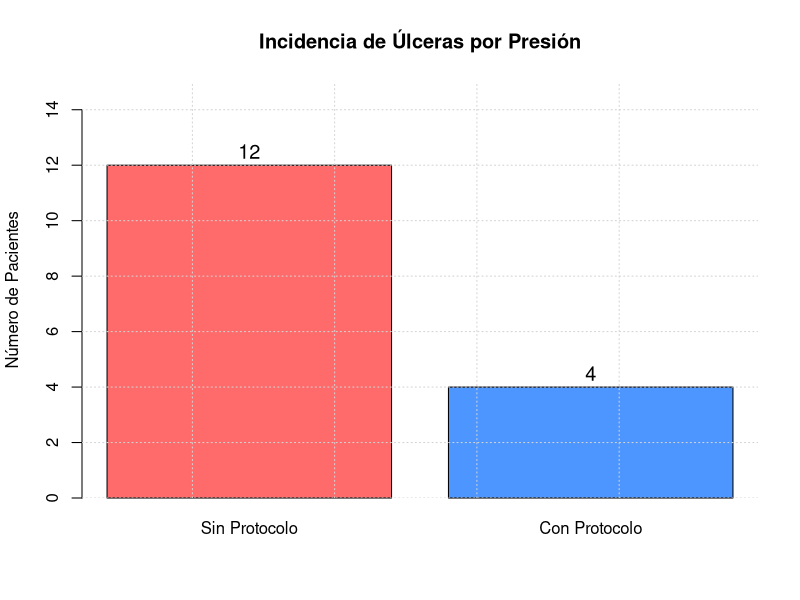

This chart was generated by the following R code:
# ==========================================================
# ANÁLISIS SOBRE LA PRUEBA DE HIPÓTESIS DE INVESTIGACIÓN
# Efectividad de un protocolo de enfermería en la prevención
# de úlceras por presión
# ==========================================================

# ==============================
# 1. DATOS
# ==============================

datos <- matrix(c(12, 38,
                  4, 46),
                nrow = 2,
                byrow = TRUE)

rownames(datos) <- c("Sin Protocolo", "Con Protocolo")
colnames(datos) <- c("Presentó Úlcera", "No Presentó Úlcera")

total_pacientes <- sum(datos)

# ==============================
# 2. PRUEBAS ESTADÍSTICAS
# ==============================

resultado_chi <- chisq.test(datos, correct = FALSE)
resultado_fisher <- fisher.test(datos)

# ==============================
# 3. MEDIDAS DE RIESGO
# ==============================

riesgo_sin <- 12 / 50
riesgo_con <- 4 / 50
riesgo_relativo <- riesgo_con / riesgo_sin
reduccion_riesgo <- (1 - riesgo_relativo) * 100

# ==============================
# 4. DECISIÓN
# ==============================

if(resultado_chi$p.value < 0.05){
  decision <- "Se rechaza la Hipótesis Nula (H₀) y se acepta la Hipótesis Alternativa (H₁), ya que existe una relación significativa entre la aplicación del protocolo y la reducción de úlceras por presión."
} else {
  decision <- "No se rechaza la Hipótesis Nula (H₀)."
}

# ==============================
# 5. GRÁFICA
# ==============================

png("grafico_ulceras.png", width=900, height=650)

barplot(datos[,1],
        names.arg = c("Sin Protocolo", "Con Protocolo"),
        main = "Incidencia de Úlceras por Presión",
        ylab = "Número de Pacientes",
        col = c("#FF6B6B", "#4D96FF"),
        ylim = c(0,15))

text(c(0.7,1.9),
     datos[,1] + 0.5,
     labels = datos[,1],
     cex = 1.2)

grid()

dev.off()

# ==============================
# 6. HTML
# ==============================

html <- paste0('
<!DOCTYPE html>
<html>
<head>
<title>Prueba de Hipótesis</title>
<style>
body { font-family: Arial; margin: 70px; line-height: 1.8; }
h1, h2 { text-align: center; }
h3 { color: #1B3C73; margin-top: 30px; }
table { border-collapse: collapse; width: 80%; margin: auto; }
th, td { border: 1px solid black; padding: 8px; text-align: center; }
th { background-color: #EAEAEA; }
p { text-align: justify; }
img { display: block; margin: auto; }
.center { text-align: center; }
</style>
</head>
<body>

<h1>ANÁLISIS SOBRE LA PRUEBA DE HIPÓTESIS DE INVESTIGACIÓN</h1>
<h2>Efectividad de un protocolo de enfermería en la prevención de úlceras por presión</h2>

<p class="center"><b>Estudiantes:</b></p>
<p class="center">Huayta Quispe Nadia</p>
<p class="center">Huaraca Santos Ashlyn</p>
<p class="center">Sanchez Campos Luis Danilo</p>

<hr>

<h3>1. Introducción</h3>

<p>Las úlceras por presión son lesiones frecuentes en pacientes hospitalizados con movilidad reducida. Su aparición puede generar complicaciones, infecciones y prolongación de la estancia hospitalaria. Por ello, el personal de enfermería implementa protocolos preventivos, como los cambios posturales, con el fin de reducir su incidencia.</p>

<h3>2. Hipótesis</h3>

<p><b>Hipótesis Nula (H₀):</b> No existe relación significativa entre la aplicación del protocolo y la aparición de úlceras por presión.</p>

<p><b>Hipótesis Alternativa (H₁):</b> Existe relación significativa entre la aplicación del protocolo y la aparición de úlceras por presión.</p>

<h3>3. Cuadro de Resultados</h3>

<table>
<tr>
<th>Grupo</th>
<th>Presentó Úlcera</th>
<th>No Presentó Úlcera</th>
</tr>
<tr>
<td>Sin Protocolo</td>
<td>12</td>
<td>38</td>
</tr>
<tr>
<td>Con Protocolo</td>
<td>4</td>
<td>46</td>
</tr>
</table>

<br>

<table>
<tr><th>Chi-cuadrado</th><td>', round(resultado_chi$statistic,3), '</td></tr>
<tr><th>Valor p</th><td>', round(resultado_chi$p.value,5), '</td></tr>
<tr><th>Riesgo Relativo</th><td>', round(riesgo_relativo,3), '</td></tr>
<tr><th>Reducción del Riesgo (%)</th><td>', round(reduccion_riesgo,1), '%</td></tr>
</table>

<h3>4. Interpretación</h3>

<p>', decision, '</p>

<p>El grupo que recibió el protocolo presentó una reducción aproximada del ', round(reduccion_riesgo,1), '% en el riesgo de desarrollar úlceras por presión en comparación con el grupo sin intervención, lo que demuestra un efecto preventivo importante.</p>

<h3>5. Gráfica</h3>

<img src="grafico_ulceras.png" width="700">

<h3>6. Interpretación de la Gráfica</h3>

<p>La gráfica muestra que el grupo sin protocolo presentó 12 casos (24%), mientras que el grupo con protocolo registró solo 4 casos (8%). Se observa claramente que la incidencia en el grupo sin intervención es mayor, lo que confirma visualmente el impacto positivo del protocolo aplicado.</p>

<h3>7. Discusión</h3>

<p>Los resultados evidencian que la aplicación del protocolo de cambios posturales contribuye de manera significativa a la reducción de úlceras por presión. Esta disminución no solo tiene valor estadístico, sino también relevancia clínica, ya que permite mejorar la calidad del cuidado y prevenir complicaciones en pacientes hospitalizados.</p>

<h3>8. Conclusión</h3>

<p>En conclusión, el análisis realizado demuestra que el protocolo de cambios posturales es efectivo en la prevención de úlceras por presión. La reducción observada en el grupo intervenido respalda su implementación como estrategia preventiva dentro del cuidado de enfermería, promoviendo una atención segura y basada en evidencia.</p>

</body>
</html>
')

writeLines(html, "LRPD2_Analisis_Hipotesis.html")
browseURL("LRPD2_Analisis_Hipotesis.html")